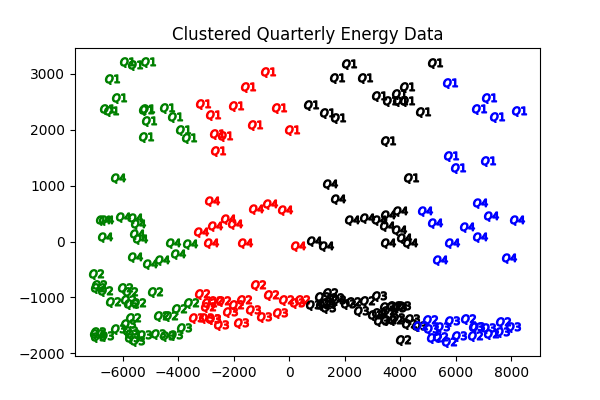

Generate this figure with Python:
import matplotlib.pyplot as plt
import pandas as pd
from sklearn.cluster import KMeans
from sklearn.decomposition import PCA

# Load Data
data = pd.read_csv('../Data/formatted_data.csv')
test_data = data.drop(['DATE', 'Quarter'], axis=1)

# Fit K-means to optimal number of clusters
kmeans = KMeans(n_clusters=4)
kmeans.fit(test_data)

# Reduce dimension of test data to 2 so that it can be plotted
pca = PCA(n_components=2)
pca_data = pca.fit_transform(test_data)

# Plot results
x_data = [i[0] for i in pca_data]
y_data = [i[1] for i in pca_data]
point_data = [data['Quarter'][i] for i in range(len(data))]
colors = ['red', 'blue', 'green', 'black']
color_map = [colors[i] for i in kmeans.labels_]

plt.figure(figsize=(6, 4))
for i in range(len(x_data)):
    plt.scatter(x_data[i], y_data[i], marker=f'$Q{point_data[i]}$', c=color_map[i], s=100)

plt.title('Clustered Quarterly Energy Data')
plt.savefig('clusters.png')
